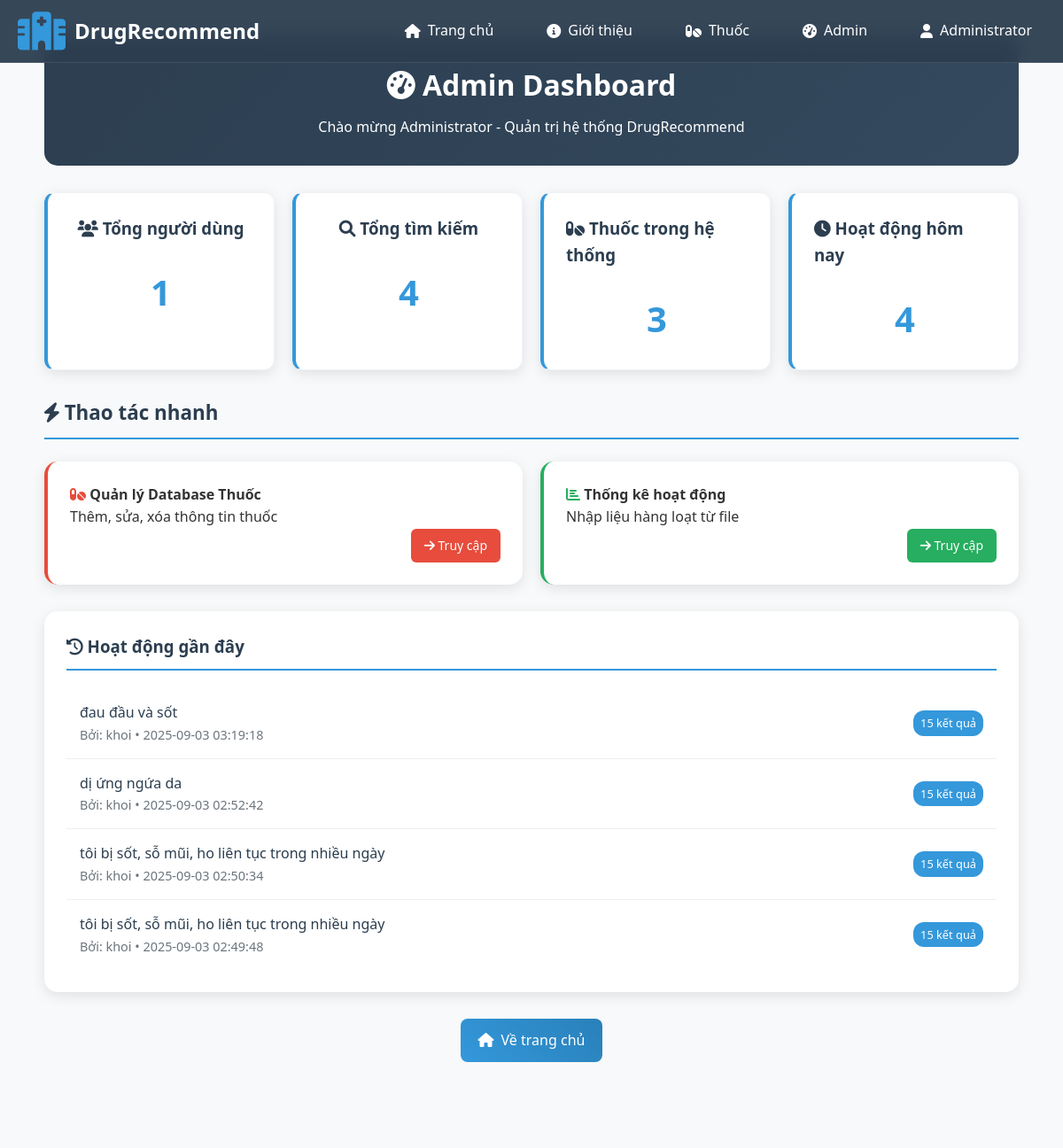
The page /admin (signed in, upper part) on the database as committed earlier.
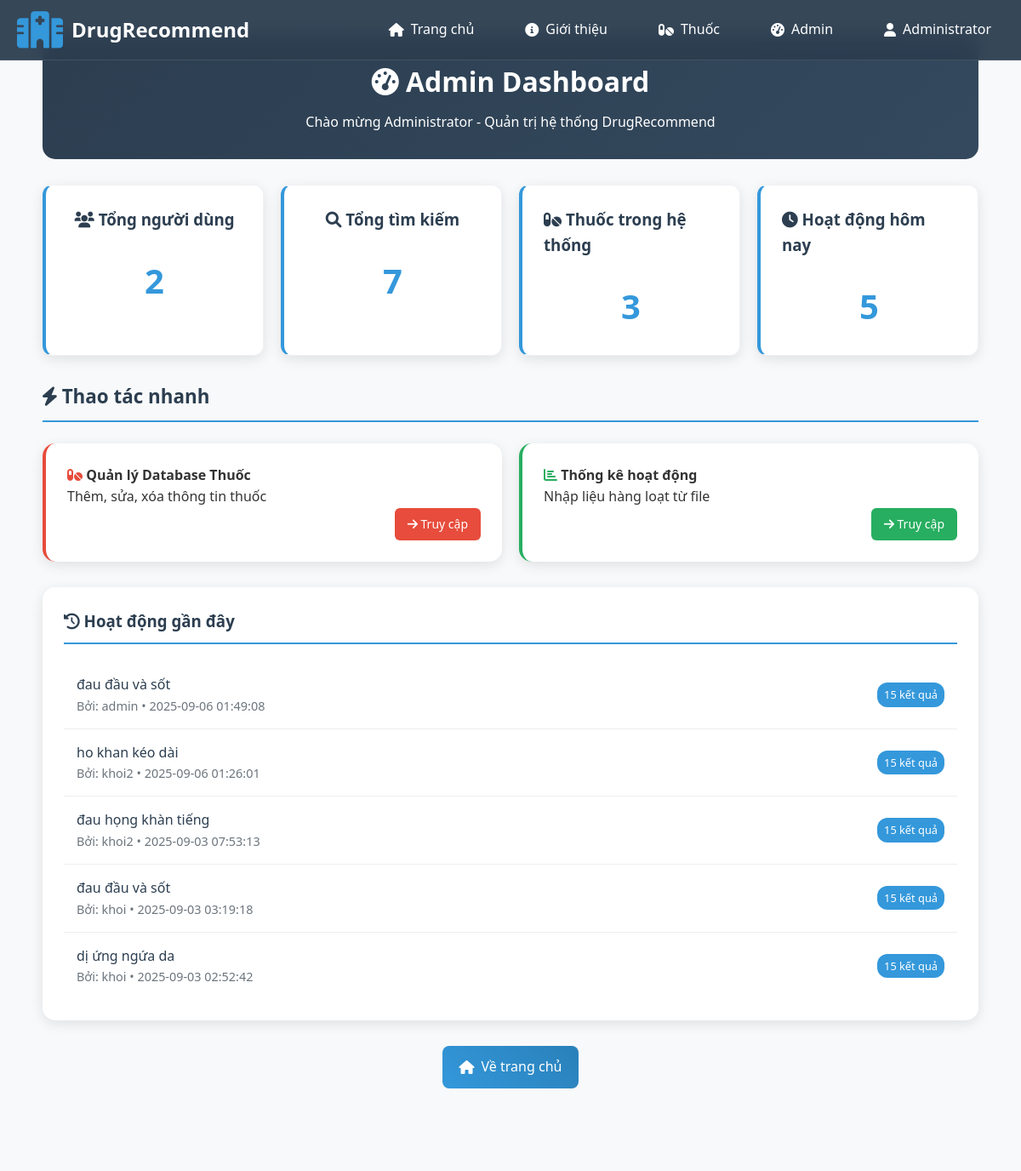
The same page on the database as committed later.
### tables this page shows
CREATE TABLE search_logs (
            id INTEGER PRIMARY KEY AUTOINCREMENT,
            user_id INTEGER,
            symptoms TEXT NOT NULL,
            results_count INTEGER,
            search_time TIMESTAMP DEFAULT CURRENT_TIMESTAMP,
            FOREIGN KEY (user_id) REFERENCES users (id)
        );

CREATE TABLE users (
            id INTEGER PRIMARY KEY AUTOINCREMENT,
            username TEXT UNIQUE NOT NULL,
            password_hash TEXT NOT NULL,
            full_name TEXT NOT NULL,
            role TEXT DEFAULT 'user',
            created_at TIMESTAMP DEFAULT CURRENT_TIMESTAMP
        );

### app.py (the view)
@app.route('/admin')
@admin_required
def admin_dashboard():
    stats = get_stats()
    return render_template('admin/admin_index.html',
                         user=session,
                         stats=stats)

### app.py (called while the page is built)
def admin_required(f):
    @wraps(f)
    def decorated_function(*args, **kwargs):
        if 'user_id' not in session or session.get('role') != 'admin':
            flash('Bạn không có quyền truy cập.', 'error')
            return redirect(url_for('index'))
        return f(*args, **kwargs)
    return decorated_function

### init.py (called while the page is built)
def get_db():
    conn = sqlite3.connect(DB_PATH)
    conn.row_factory = sqlite3.Row
    return conn

### templates/admin/admin_index.html (shortened to what this page needs)
{% extends "layout/base.html" %}
{% block extra_css %}
{{super()}}
<link rel="stylesheet" href="{{ url_for('static', filename='css/admin.css') }}">
{% endblock %}
{% block content %}
<div class="admin-container">
    <div class="admin-header">
        <h1><i class="fas fa-tachometer-alt"></i> Admin Dashboard</h1>
        <p>Chào mừng {{ user.full_name }} - Quản trị hệ thống DrugRecommend</p>
    </div>
    <div class="stats-grid">
        <div class="stat-card">
            <h3><i class="fas fa-users"></i> Tổng người dùng</h3>
            <div class="stat-value">{{ stats.total_users }}</div>
        </div>
        <div class="stat-card">
            <h3><i class="fas fa-search"></i> Tổng tìm kiếm</h3>
            <div class="stat-value">{{ stats.total_searches }}</div>
        </div>
        <div class="stat-card">
            <h3><i class="fas fa-pills"></i> Thuốc trong hệ thống</h3>
            <div class="stat-value">{{ stats.total_drugs}}</div>
        </div>
        <div class="stat-card">
            <h3><i class="fas fa-clock"></i> Hoạt động hôm nay</h3>
            <div class="stat-value">{{ stats.recent_searches|length }}</div>
        </div>
    </div>
    <div class="quick-actions-section">
        <h3><i class="fas fa-bolt"></i> Thao tác nhanh</h3>
        <div class= "quick-actions-grid">
            <div style="background: white; padding: 25px; border-radius: 15px; box-shadow: 0 4px 15px rgba(0,0,0,0.1); border-left: 4px solid #e74c3c;">
                <h4><i class="fas fa-pills" style="color: #e74c3c;"></i> Quản lý Database Thuốc</h4>
                <p>Thêm, sửa, xóa thông tin thuốc</p>
                <a href="{{ url_for('admin_drugs') }}" style="background: #e74c3c; color: white; padding: 8px 15px; border-radius: 6px; text-decoration: none; font-size: 14px;float: right;">
                    <i class="fas fa-arrow-right"></i> Truy cập
                </a>
            </div>
            <div style="background: white; padding: 25px; border-radius: 15px; box-shadow: 0 4px 15px rgba(0,0,0,0.1); border-left: 4px solid #27ae60;">
                <h4><i class="fas fa-chart-bar" style="color: #27ae60;"></i> Thống kê hoạt động</h4>
                <p>Nhập liệu hàng loạt từ file</p>
                <a href="{{ url_for('stats') }}" style="background: #27ae60; color: white; padding: 8px 15px; border-radius: 6px; text-decoration: none; font-size: 14px;float: right;">
                    <i class="fas fa-arrow-right"></i> Truy cập
                </a>
            </div>
        </div>
    </div>
    <div class="recent-activity">
        <h3><i class="fas fa-history"></i> Hoạt động gần đây</h3>
        {% if stats.recent_searches %}
            {% for search in stats.recent_searches %}
            <div class="search-item">
                <div>
                    <div class="search-symptoms">{{ search.symptoms }}</div>
                    <div class="search-meta">
                        {% if search.username %}
                            Bởi: {{ search.username }} •
                        {% endif %}
                        {{ search.search_time }}
                    </div>
                </div>
                <div class="search-results">{{ search.results_count }} kết quả</div>
            </div>
            {% endfor %}
        {% else %}
            <div class="empty-state">
                <i class="fas fa-inbox fa-3x"></i>
                <p>Chưa có hoạt động nào</p>
            </div>
        {% endif %}
    </div>
    <div class="admin-actions">
        <a href="{{ url_for('index') }}" class="btn-admin">
            <i class="fas fa-home"></i> Về trang chủ
        </a>
    </div>
</div>
{% endblock %}

### templates/layout/header.html (shortened to what this page needs)
<nav class="navbar">
    <div class="nav-container">
        <a href="{{ url_for('index') }}" class="nav-logo">
            <i class="fas fa-hospital"></i>
            <span>DrugRecommend</span>
        </a>
        <div class="nav-menu" id="navMenu">
            <ul class="nav-list">
                <li class="nav-item">
                    <a href="{{ url_for('index') }}" class="nav-link">
                        <i class="fas fa-home"></i> Trang chủ
                    </a>
                </li>
                <li class="nav-item">
                    <a href="#about" class="nav-link">
                        <i class="fas fa-info-circle"></i> Giới thiệu
                    </a>
                </li>
                <li class="nav-item">
                    <a href="{{ url_for('all_drugs') }}" class="nav-link">
                        <i class="fas fa-pills"></i> Thuốc
                    </a>
                </li>
                {% if user %}
                    {% if user.role == 'admin' %}
                    <li class="nav-item">
                        <a href="{{ url_for('admin_dashboard') }}" class="nav-link">
                            <i class="fas fa-tachometer-alt"></i> Admin
                        </a>
                    </li>
                    {% endif %}
                    <li class="nav-item dropdown">
                        <a href="#" class="nav-link">
                            <i class="fas fa-user"></i> {{ user.full_name }}
                        </a>
                    </li>
                {% endif %}
            </ul>
        </div>
    </div>
</nav>

Rows that differ between the two databases and show on the page:
no longer on this page (row unchanged): search_logs: symptoms "tôi bị sốt, sỗ mũi, ho liên tục trong nhiều ngày", username "khoi", search_time "2025-09-03 02:50:34", results_count "15"
no longer on this page (row unchanged): search_logs: symptoms "tôi bị sốt, sỗ mũi, ho liên tục trong nhiều ngày", username "khoi", search_time "2025-09-03 02:49:48", results_count "15"
now on this page (row unchanged): users: full_name "Administrator"
added search_logs: symptoms "đau đầu và sốt", username "admin", search_time "2025-09-06 01:49:08", results_count "15"
added search_logs: symptoms "ho khan kéo dài", username "khoi2", search_time "2025-09-06 01:26:01", results_count "15"
added search_logs: symptoms "đau họng khàn tiếng", username "khoi2", search_time "2025-09-03 07:53:13", results_count "15"
Other text that changed with them:
{{ stats.total_users }}: "1" → "2"
{{ stats.total_searches }}: "4" → "7"
{{ stats.recent_searches|length }}: "4" → "5"
{{ user.full_name }}: "Administrator" → (not shown)
